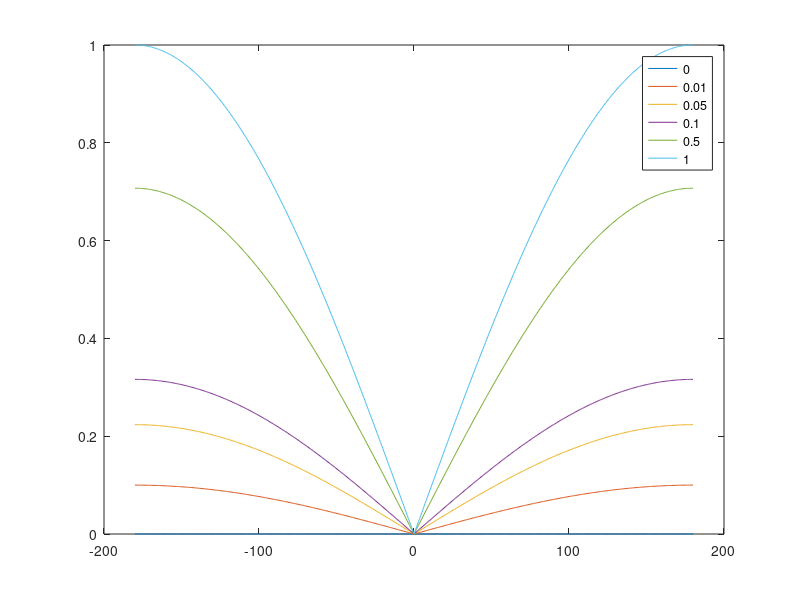

This chart was generated by the following MATLAB code: (Note: this script raises an error after producing the figure.)

clear; clc;

tP = [cosd(0);sind(0)];
chi = linspace(-pi,pi,501);
VG_set = [0 0.01 0.05 0.1 0.5 1];
for i=1:length(VG_set)
    VG = VG_set(i);
    vG = VG*[cos(chi);sin(chi)];
    if VG>=1
        e_lat(i,:) = sqrt((VG - (tP(1)*vG(1,:)+tP(2)*vG(2,:)))/VG/2);
    else
        e_lat(i,:) = sqrt((VG - (tP(1)*vG(1,:)+tP(2)*vG(2,:)))/2);
    end
end
plot(rad2deg(chi), e_lat)
legend('0','0.01','0.05','0.1','0.5','1')

%%

clear; clc;

tP = [1;0];
chi = linspace(-pi,pi,101);
VG_set = linspace(1,1.5,101);
for i=1:length(VG_set)
    VG = VG_set(i);
    vG = VG*[cos(chi);sin(chi)];
    if VG>=1
%         e_lat(i,:) = sign(tP(1)*vG(2,:)-tP(2)*vG(1,:)).*sqrt((VG - (tP(1)*vG(1,:)+tP(2)*vG(2,:)))/VG/2);
%         e_lat(i,:) = (sign(tP(1)*vG(2,:)-tP(2)*vG(1,:)).*sqrt((VG*tP(1)-vG(1,:)).^2+(VG*tP(2)-vG(2,:)).^2)/VG/2);%.^2;
        e
        e_lat(i,:) = (VG*tP(2)-vG(2,:)) (VG*tP(1)-vG(1,:));%.^2;
    else
%         e_lat(i,:) = sign(tP(1)*vG(2,:)-tP(2)*vG(1,:)).*sqrt((VG - (tP(1)*vG(1,:)+tP(2)*vG(2,:)))/2);
%         e_lat(i,:) = (sign(tP(1)*vG(2,:)-tP(2)*vG(1,:)).*-(VG-2).*sqrt((VG*tP(1)-vG(1,:)).^2+(VG*tP(2)-vG(2,:)).^2)/2);%.^2;
        VG1 = 0.5-0.5*cos(pi*VG);
        if VG>0
            VG1_VG=VG1/VG;
        else
            VG1_VG=0;
        end
        e_lat(i,:) = (sign(tP(1)*vG(2,:)-tP(2)*vG(1,:)).*sqrt((VG1*tP(1)-vG(1,:)*VG1_VG).^2+(VG1*tP(2)-vG(2,:)*VG1_VG).^2)/2);%.^2
    end
%     e_lat0(i,:) = sqrt((VG - (tP(1)*vG(1,:)+tP(2)*vG(2,:)))/2);
end

figure('color','w','name','3d'); hold on; grid on; box on;
mesh(rad2deg(chi),VG_set,e_lat)
xlabel('\chi')
ylabel('VG')
zlabel('e')

% figure('color','w','name','2d'); hold on; grid on; box on;
% plot(rad2deg(chi),e_lat0(1:10:length(VG_set),:))
% xlabel('\chi')
% ylabel('e')

%%
clear; clc;

tP = [1;0];
chi = linspace(-pi,pi,501);
VG_set = [1];
for i=1:length(VG_set)
    VG = VG_set(i);
    vG = VG*[cos(chi);sin(chi)];
    if VG>=1
        e_lat0(i,:) = ((VG - (tP(1)*vG(1,:)+tP(2)*vG(2,:)))/VG/2);
        e_lat(i,:) = sqrt((VG - (tP(1)*vG(1,:)+tP(2)*vG(2,:)))/VG/2);
        e_lat2(i,:) = ((VG - (tP(1)*vG(1,:)+tP(2)*vG(2,:)))/VG/2).^(1/4);
    else
        e_lat0(i,:) = sqrt((VG - (tP(1)*vG(1,:)+tP(2)*vG(2,:))));
        e_lat(i,:) = sqrt((VG - (tP(1)*vG(1,:)+tP(2)*vG(2,:))));
        e_lat2(i,:) = ((VG - (tP(1)*vG(1,:)+tP(2)*vG(2,:)))).^(1/4);
    end
end
plot(rad2deg(chi), e_lat0, rad2deg(chi), e_lat, rad2deg(chi), e_lat2)
legend('0','sqrt','1/4')
